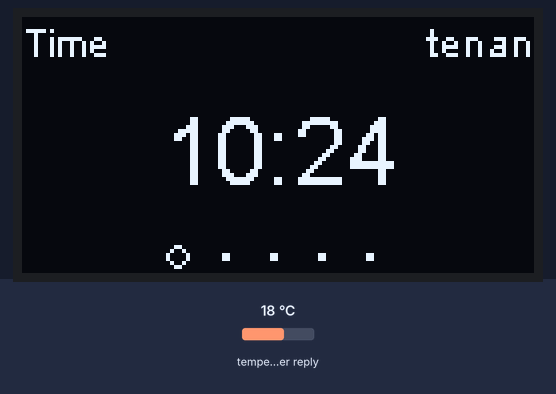
Recording of a program running on a simulated ESP8266 (NodeMCU). On the bench: 128×64 one-colour display. Inputs (shaded band) come from the test bench; at power-on: temperature in the weather reply 18 °C. WiFi joins after 1.5 s; servers stay silent unless stated; the local clock reads 2024-03-15 10:24:30 at power-on unless the program sets it; web services answer with replies made up by the test bench; what the program prints to the serial monitor is not drawn.

Above: at 2.8 s.
At 7.8 s:
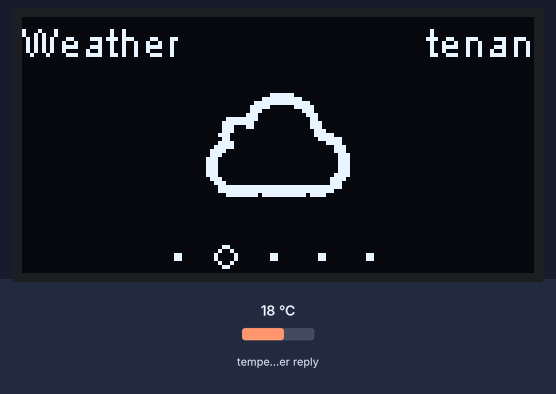
At 12.47 s:
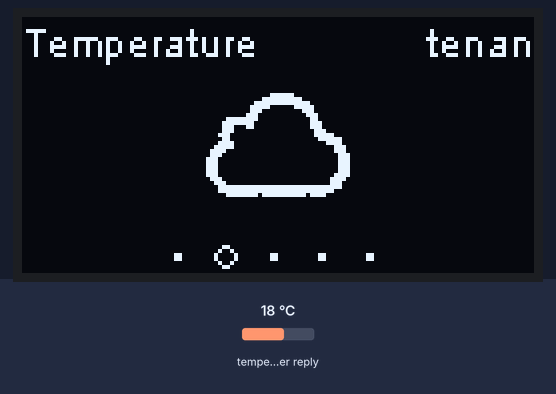
At 17.8 s:
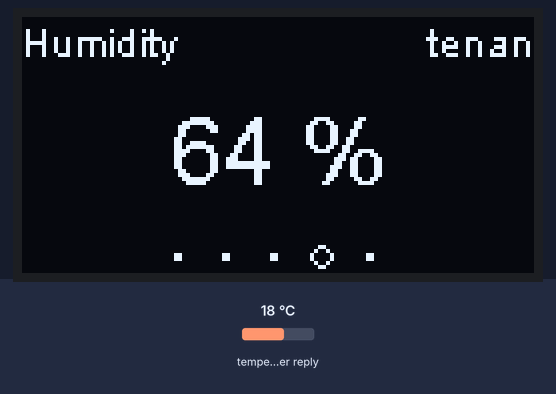
At 22.8 s:
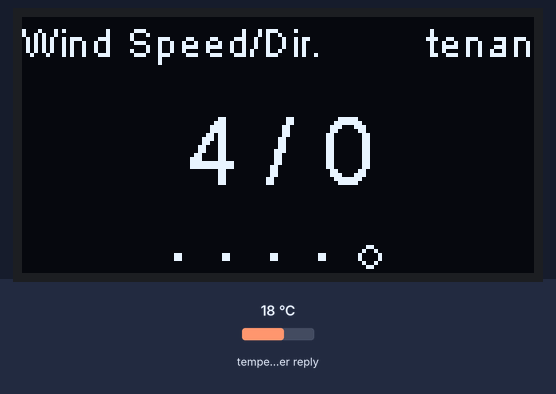
At 37.8 s:
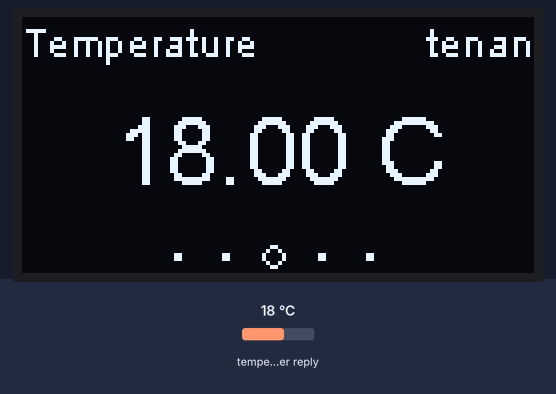

The program:

main.cpp
```cpp
#include <Arduino.h>
#include <ArduinoJson.h>
#include <time.h>
#include <Ticker.h>
#include <ESP8266WiFi.h>
#include <ESP8266HTTPClient.h>
#include <SSD1306Spi.h>
#include <SSD1306Wire.h>
#include <OLEDDisplayUi.h>
#include "images.h"

/* Definitions */
#define WIFI_SSID ""
#define WIFI_PWD ""
#define REGION "tenan"
#define COUNTRY "kr"
#define APPID ""

#define TIME_ZONE 9
#define DAYTIME_SAVING 0
#define REGION_NAME_LEN 30

/* Weather information structure */
typedef struct
{
	char name[REGION_NAME_LEN];
	double temp;
	int humidity;
	int temp_min;
	int temp_max;
	int speed;
	int direction;
	int conditionId;
} _weatherinfo;

/* Prototypes */
bool initWiFi(void);
void initTime(void);
void requestWeatherInfo(void);
void parseWeatherJson(String);
const uint8_t* getWeatherIcon(int conditionId);
void regionOverlay(OLEDDisplay *, OLEDDisplayUiState *);
void nameOverlay(OLEDDisplay *, OLEDDisplayUiState *);
void drawFrame1(OLEDDisplay *, OLEDDisplayUiState *, int16_t, int16_t);
void drawFrame2(OLEDDisplay *, OLEDDisplayUiState *, int16_t, int16_t);
void drawFrame3(OLEDDisplay *, OLEDDisplayUiState *, int16_t, int16_t);
void drawFrame4(OLEDDisplay *, OLEDDisplayUiState *, int16_t, int16_t);
void drawFrame5(OLEDDisplay *, OLEDDisplayUiState *, int16_t, int16_t);

/* Variables */
_weatherinfo weatherinfo;

// Initialize the OLED display using SPI
// D5 -> CLK
// D7 -> MOSI (DOUT)
// D0 -> RES
// D2 -> DC
// D8 -> CS
//SSD1306Spi        display(D0, D2, D8);
SSD1306Wire display(0x3c, D3, D5);
OLEDDisplayUi ui(&display);

int frameCount = 5;
int overlaysCount = 2;
FrameCallback frames[] = {drawFrame1, drawFrame2, drawFrame3, drawFrame4, drawFrame5};
OverlayCallback overlays[] = {nameOverlay, regionOverlay};
char overlayName[30];

char strTime[6]; /* e.g. 12:12\0 */
bool tickerFlag = false;
Ticker ticker;

/* Overlay for region info. */
void regionOverlay(OLEDDisplay *display, OLEDDisplayUiState *state)
{
	display->setTextAlignment(TEXT_ALIGN_RIGHT);
	display->setFont(ArialMT_Plain_10);
	display->drawString(128, 0, weatherinfo.name);
}

/* Overlay for frame names */
void nameOverlay(OLEDDisplay *display, OLEDDisplayUiState *state)
{
	display->setTextAlignment(TEXT_ALIGN_LEFT);
	display->setFont(ArialMT_Plain_10);
	display->drawString(0, 0, overlayName);
}

/* Current Time */
void drawFrame1(OLEDDisplay *display, OLEDDisplayUiState *state, int16_t x, int16_t y)
{
	memset(overlayName, 0, sizeof(overlayName));
	strncpy(overlayName, "Time", strlen("Time"));

	display->setTextAlignment(TEXT_ALIGN_CENTER);
	display->setFont(ArialMT_Plain_24);
	display->drawString(64 + x, 20 + y, strTime);
}

/* Weater Icon */
void drawFrame2(OLEDDisplay *display, OLEDDisplayUiState *state, int16_t x, int16_t y)
{
	memset(overlayName, 0, sizeof(overlayName));
	strncpy(overlayName, "Weather", strlen("Weather"));

	display->drawXbm(x + 46, y + 14, 36, 36, getWeatherIcon(weatherinfo.conditionId));
}

/* Current Temperature */
void drawFrame3(OLEDDisplay *display, OLEDDisplayUiState *state, int16_t x, int16_t y)
{
	memset(overlayName, 0, sizeof(overlayName));
	strncpy(overlayName, "Temperature", strlen("Temperature"));

	display->setTextAlignment(TEXT_ALIGN_CENTER);
	display->setFont(ArialMT_Plain_24);
	display->drawString(64 + x, 20 + y, String(weatherinfo.temp) + " C");
}

/* Current Humidity */
void drawFrame4(OLEDDisplay *display, OLEDDisplayUiState *state, int16_t x, int16_t y)
{
	memset(overlayName, 0, sizeof(overlayName));
	strncpy(overlayName, "Humidity", strlen("Humidity"));

	display->setTextAlignment(TEXT_ALIGN_CENTER);
	display->setFont(ArialMT_Plain_24);
	display->drawString(64 + x, 20 + y, String(weatherinfo.humidity) + " %");
}

/* Wind Speed & Direction */
void drawFrame5(OLEDDisplay *display, OLEDDisplayUiState *state, int16_t x, int16_t y)
{
	memset(overlayName, 0, sizeof(overlayName));
	strncpy(overlayName, "Wind Speed/Dir.", strlen("Wind Speed/Dir."));

	display->setTextAlignment(TEXT_ALIGN_CENTER);
	display->setFont(ArialMT_Plain_24);
	display->drawString(64 + x, 20 + y, String(weatherinfo.speed) + " / " + String(weatherinfo.direction));
}

/* Set flag for weather information request */
void tickerCallback()
{
	tickerFlag = true;
}

void setup()
{
	Serial.begin(115200);
	//Serial.setDebugOutput(true);

	/* Initialize WiFi */
	if (!initWiFi())
		return;

	/* Initialize Time */
	initTime();

	/* Reuqest info */
	requestWeatherInfo();

	/* tickerCallback is called every minute */
	ticker.attach(60, tickerCallback);

	/* Set frame per second, max value is 60 */
	ui.setTargetFPS(30);

	/* Set symbol imamge */
	ui.setActiveSymbol(activeSymbol);
	ui.setInactiveSymbol(inactiveSymbol);

	/* Set indicator postion (TOP, LEFT, BOTTOM, RIGHT) */
	ui.setIndicatorPosition(BOTTOM);

	/* Set indicator moving direction ( LEFT_RIGHT, RIGHT_LEFT) */
	ui.setIndicatorDirection(LEFT_RIGHT);

	/* Set slide direction (SLIDE_LEFT, SLIDE_RIGHT, SLIDE_UP, SLIDE_DOWN) */
	ui.setFrameAnimation(SLIDE_LEFT);

	/* Add frames */
	ui.setFrames(frames, frameCount);

	/* Add overlays */
	ui.setOverlays(overlays, overlaysCount);

	/* Init UI object */
	ui.init();

	/* flip display */
	display.flipScreenVertically();
}

void loop()
{
	int remainingTimeBudget = ui.update();

	if (remainingTimeBudget > 0)
	{
		if (tickerFlag)
		{
			/* Get current time */
			time_t now = time(nullptr);
			tm *local = localtime(&now);
			sprintf(strTime, "%02d:%02d", local->tm_hour, local->tm_min);

			/* request weather info */
			requestWeatherInfo();

			/* Check RAM */
			Serial.print(F("Free Heap: "));
			Serial.println(ESP.getFreeHeap());

			tickerFlag = false;
		}
		else
		{
			delay(remainingTimeBudget);
		}
	}
}

bool initWiFi()
{
	Serial.println();

	if (!WiFi.begin(WIFI_SSID, WIFI_PWD))
	{
		Serial.println("ERROR: WiFi.begin");
		return false;
	}

	Serial.println("OK: WiFi.begin");

	while (WiFi.status() != WL_CONNECTED)
	{
		delay(100);
		Serial.print(".");
	}

	Serial.println();
	Serial.println("OK: WiFi connected");

	delay(1000);

	return true;
}

void initTime()
{
	/* Congiure Time */
	Serial.println("Initialize Time...");

	configTime(TIME_ZONE * 3600, DAYTIME_SAVING, "pool.ntp.org", "time.nist.gov");

	while (!time(nullptr))
	{
		Serial.print(".");
		delay(1000);
	}

	time_t now = time(nullptr);
	tm *local = localtime(&now);
	sprintf(strTime, "%02d:%02d", local->tm_hour, local->tm_min);

	Serial.println("OK: initTime");
}

void requestWeatherInfo()
{
	HTTPClient httpClient;
	httpClient.setTimeout(2000);

	/* Connect & Request */
	String url = String("/data/2.5/weather?q=") + String(REGION) + String(",") + String(COUNTRY) + String("&units=metric&appid=") + String(APPID);
	if (!httpClient.begin("api.openweathermap.org", 80, url.c_str()))
	{
		Serial.println("ERROR: HTTPClient.begin");
		return;
	}

	Serial.println("OK: HTTPClient.begin");

	int httpCode = httpClient.GET();

	/* Check response */
	if (httpCode > 0)
	{
		Serial.printf("[HTTP] request from the client was handled: %d\n", httpCode);
		String payload = httpClient.getString();
		parseWeatherJson(payload);
	}
	else
	{
		Serial.printf("[HTTP] connection failed: %s\n", httpClient.errorToString(httpCode).c_str());
	}

	httpClient.end();
}

void parseWeatherJson(String buffer)
{
	int JsonStartIndex = buffer.indexOf('{');
	int JsonLastIndex = buffer.lastIndexOf('}');

	/* Substring JSON string */
	String JsonStr = buffer.substring(JsonStartIndex, JsonLastIndex + 1);
	Serial.println("PARSE JSON WEATHER INFORMATION: " + JsonStr);

	/* Parse JSON string */
	DynamicJsonBuffer jsonBuffer;
	JsonObject &root = jsonBuffer.parseObject(JsonStr);

	if (root.success())
	{
		/* Get information */
		weatherinfo.temp = root["main"]["temp"];
		weatherinfo.humidity = root["main"]["humidity"];
		weatherinfo.temp_min = root["main"]["temp_min"];
		weatherinfo.temp_max = root["main"]["temp_max"];
		weatherinfo.speed = root["wind"]["speed"];
		weatherinfo.direction = root["wind"]["direction"];
		weatherinfo.conditionId = root["weather"][0]["id"];
		const char *name = root["name"];
		int namelen = strlen(name);
		strncpy(weatherinfo.name, root["name"], namelen > REGION_NAME_LEN ? REGION_NAME_LEN : namelen);

		/* Serial Output */
		Serial.printf("Name: %s\r\n", weatherinfo.name);
		Serial.printf("Temp: %3.1f\r\n", weatherinfo.temp);
		Serial.printf("Humidity: %d\r\n", weatherinfo.humidity);
		Serial.printf("Min. Temp: %d\r\n", weatherinfo.temp_min);
		Serial.printf("Max. Temp: %d\r\n", weatherinfo.temp_max);
		Serial.printf("Wind Speed: %d\r\n", weatherinfo.speed);
		Serial.printf("Wind Direction: %d\r\n", weatherinfo.direction);
		Serial.printf("ConditionId: %d\r\n", weatherinfo.conditionId);
	}
	else
	{
		Serial.println("jsonBuffer.parseObject failed");
	}
}


const uint8_t* getWeatherIcon(int conditionId)
{
	/* Return string for conditionId */
	if(conditionId >= 200 && conditionId < 300) return STORM;
	else if(conditionId >= 300 && conditionId < 400) return RAIN;
	else if(conditionId >= 500 && conditionId < 600) return RAIN;
	else if(conditionId >= 600 && conditionId < 700) return SNOW;
	else if(conditionId >= 700 && conditionId < 800) return FOG;
	else if(conditionId == 800) return SUNNY;
	else if(conditionId > 800 && conditionId < 900) return CLOUD;
	else return SUNNY;
}
```

Source omitted: images.h (data table, 7317 bytes)

Measured:
- what the display in image 0 shows lasts 4.5 s, from 2.8 s to 7.3 s
- what the display in image 1 shows lasts 4.6 s, from 7.7 s to 12.3 s
